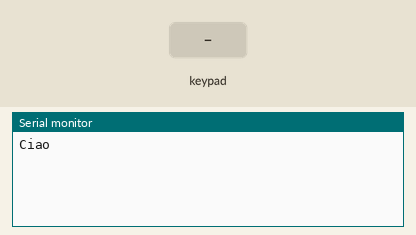
Recording of a sketch running on a simulated Arduino Uno, built with avr-gcc and run on an emulated ATmega328P. Parts: the last lines printed to the serial monitor. The test bench sets the inputs (shaded band).

Above: at 1.2 s.
1.3 s: key '1' pressed
At 1.9 s:
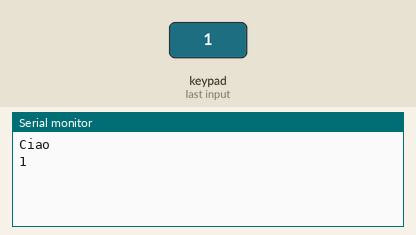
2.8 s: keypad keys 2 3 4 5 A pressed 0.4 s apart
At 5.6 s:
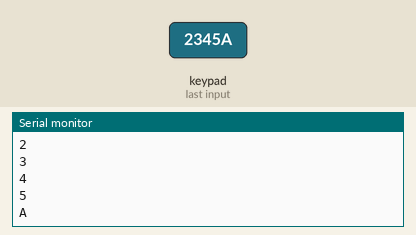
6.3 s: key 'B' pressed
At 7.0 s:
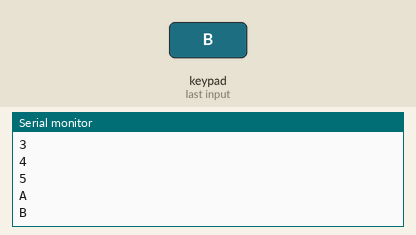
7.8 s: keypad keys 2 3 4 5 D pressed 0.4 s apart
At 10.5 s:
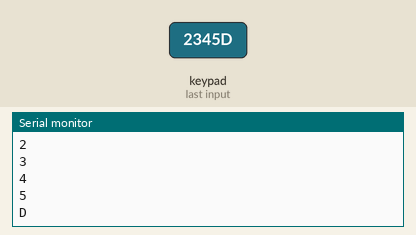
11.3 s: key 'C' pressed
At 11.9 s:
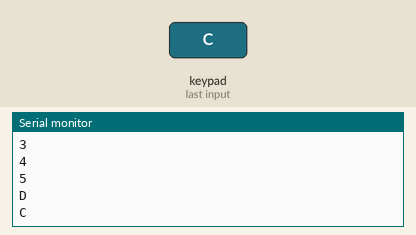
12.8 s: key 'E' pressed
At 13.1 s:
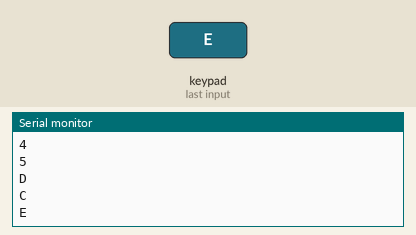
Timing chart, 0 to 15.3 s (numbered marks = the images above; inputs shaded):
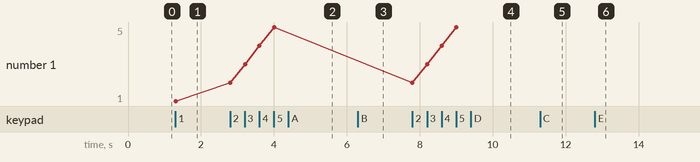

Measured:
- after the input at 1.3 s, the serial monitor: prints a new line at once (image 1)
- after the input at 2.8 s, the serial monitor: prints a new line at once (image 2)
- after the input at 6.3 s, the serial monitor: prints a new line at once (image 3)
- after the input at 7.8 s, the serial monitor: prints a new line at once (image 4)
- after the input at 11.3 s, the serial monitor: prints a new line at once (image 5)
- after the input at 12.8 s, the serial monitor: prints a new line at once (image 6)
- plotted number 1: 1 → 5 after the input at 2.8 s

The sketch:

02_keypad_log.ino
```cpp
#include <Keypad.h>
//#include <SoftwareSerial.h>
// http://sankios.imediabank.com/serial-nodemcu-and-arduino
// ================================================ Setup Keypad
const byte ROWS = 4; //four rows
const byte COLS = 4; //three columns
char keys[ROWS][COLS] = {
  {'1', '2', '3', '4'},
  {'5', '6', '7', '8'},
  {'9', 'A', 'B', 'C'},
  {'D', 'E', 'F', 'G'}
};
byte rowPins[ROWS] = {2,3,4,5};   //connect to the row pinouts of the keypad
byte colPins[COLS] = {6,7,8,9}; //connect to the column pinouts of the keypad

Keypad keypad = Keypad( makeKeymap(keys), rowPins, colPins, ROWS, COLS );

// ================================================ Setup Serial
//SoftwareSerial mySerial(2, 3); // RX, TX

void setup(){
  Serial.begin(9600);
  Serial.println("Ciao");
}

void loop(){
  char key = keypad.getKey();
  if (key != NO_KEY){
    Serial.println(key);
  }
}
```
